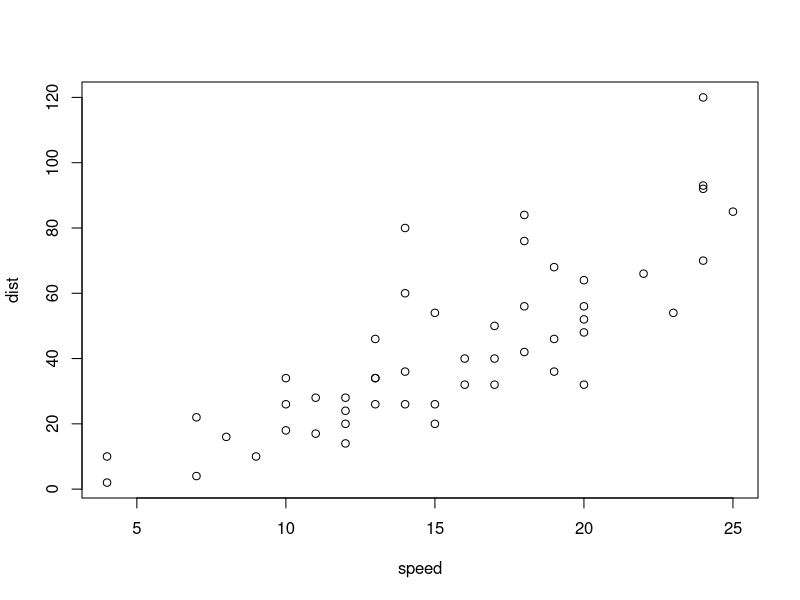
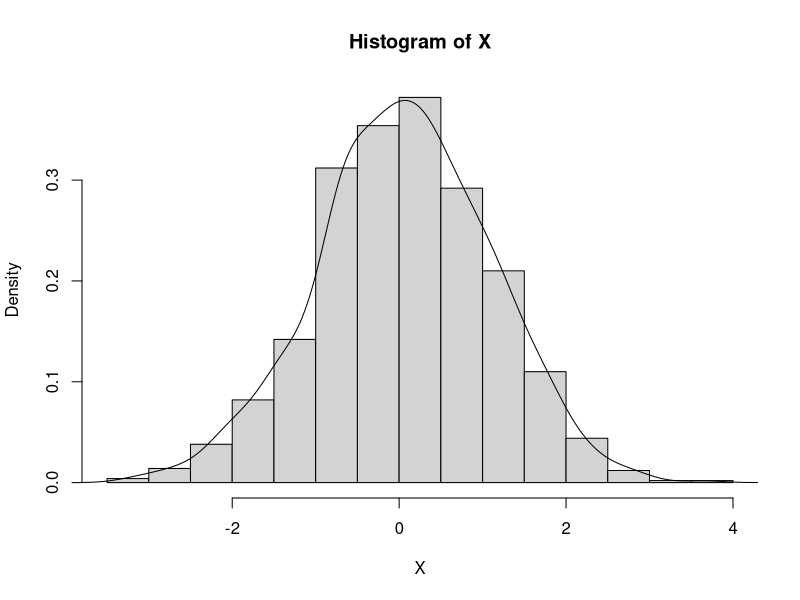

These charts were generated, in order, by the following R code:
## ---- chunk 1
plot(cars)
## ---- chunk 2
X <- rnorm(1000)
summary(X)
## ---- chunk 3
hist(X, prob = T);lines(density(X))
